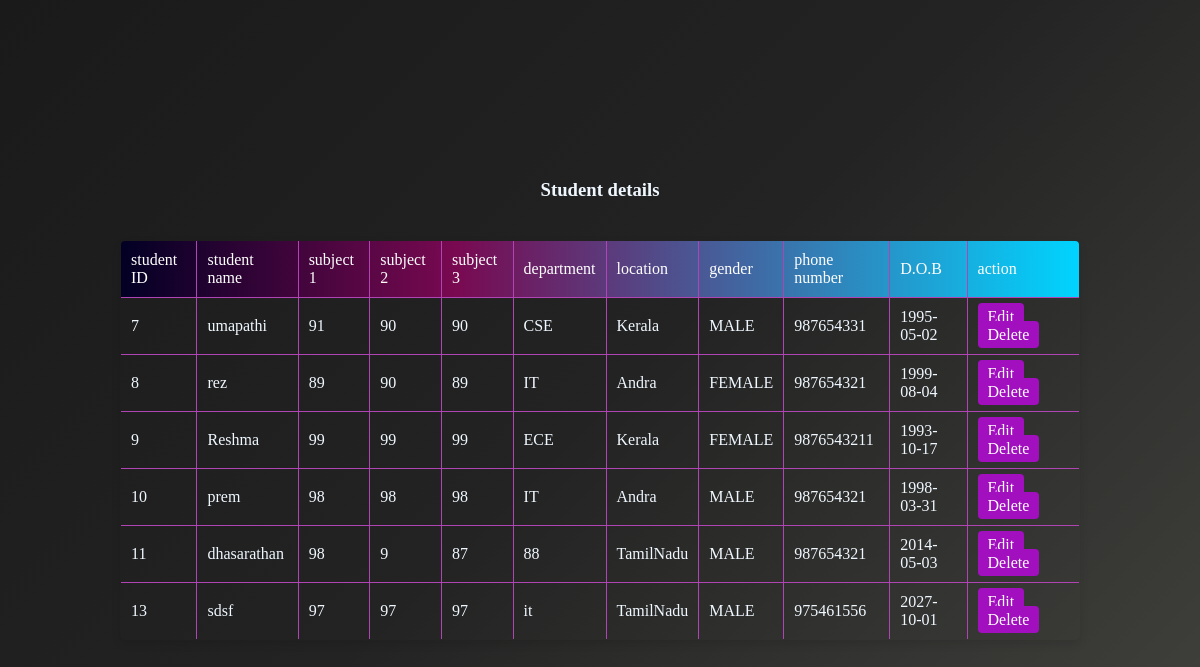
Screenshot of /viewstudent with the database file from the repository.
### tables this page shows
CREATE TABLE student 
(
id integer primary key autoincrement, 
name text,
m1 integer,
m2 integer,
m3 integer,
dept text,
location text,
gender text,
phonenumber text,
dob date);

### application.py (the view)
@app.route('/viewstudent')
def viewstudentdetails():
    rows = studentdetails()
    print(rows)
    return render_template('view_student.html',rows = rows)

### crud_operations.py (called while the page is built)
def studentdetails():
    con = sqlite3.connect('mywebsite.db')
    cur = con.cursor()
    sql = f"select * from student"
    cur.execute(sql)
    s = cur.fetchall()
    return s

### templates/view_student.html (shortened to what this page needs)
<!DOCTYPE html>
<html lang="en">
<head>
    <link rel="stylesheet" href="/static/css/view.css">
</head>
<body>
    <h3>Student details</h3>
    <table border=4>
        <thead>
            <td>student ID</td>
            <td>student name</td>
            <td>subject 1</td>
            <td>subject 2</td>
            <td>subject 3</td>
            <td>department</td>
            <td>location</td>
            <td>gender</td>
            <td>phone number</td>
            <td>D.O.B</td>
            <td colspan="2">action</td>
        </thead>
        {% for row in rows %}
        <tr>
            <td>{{row[0]}}</td>
            <td>{{row[1]}}</td>
            <td>{{row[2]}}</td>
            <td>{{row[3]}}</td>
            <td>{{row[4]}}</td>
            <td>{{row[5]}}</td>
            <td>{{row[6]}}</td>
            <td>{{row[7]}}</td>
            <td>{{row[8]}}</td>
            <td>{{row[9]}}</td>
            <td><a href="{{row[0]}}/sedit">Edit</a> <a href="{{row[0]}}/sdelete">Delete</a> </td>
        </tr>
        {% endfor %}
    </table>
</body>
</html>

### static/css/view.css (style rules this page uses)
body { font-family: 'Dancing Script', cursive; background: linear-gradient(135deg,#1a1a1a,#232323,#42423e); color: #444444; display: flex; flex-direction: column; align-items: center; justify-content: center; min-height: 100vh; margin: 0; padding: 0; color: aliceblue; }
table { width: 80%; border-collapse: collapse; margin-top: 20px; box-shadow: 0 4px 8px rgba(0, 0, 0, 0.1); border-radius: 5px; overflow: hidden; border-color: #b144b4; }
table, th, td { border: 1px solid #b144b4; }
thead { color: #ffffff; background: rgb(2,0,36); background: linear-gradient(90deg, rgba(2,0,36,1) 0%, rgba(121,9,81,1) 35%, rgba(0,212,255,1) 100%); }
th, td { padding: 10px; text-align: left; }
a { color: #fff; background-color:rgb(161, 15, 190); padding: 5px 10px; border-radius: 4px; text-decoration: none; margin-right: 5px; transition: background-color 0.3s; }

### rows the page displays
student: id "7", name "umapathi", m1 "91", m2 "90", m3 "90", dept "CSE", location "Kerala", gender "MALE", phonenumber "987654331", dob "1995-05-02"
student: id "8", name "rez", m1 "89", m2 "90", m3 "89", dept "IT", location "Andra", gender "FEMALE", phonenumber "987654321", dob "1999-08-04"
student: id "9", name "Reshma", m1 "99", m2 "99", m3 "99", dept "ECE", location "Kerala", gender "FEMALE", phonenumber "9876543211", dob "1993-10-17"
student: id "10", name "prem", m1 "98", m2 "98", m3 "98", dept "IT", location "Andra", gender "MALE", phonenumber "987654321", dob "1998-03-31"
student: id "11", name "dhasarathan", m1 "98", m2 "9", m3 "87", dept "88", location "TamilNadu", gender "MALE", phonenumber "987654321", dob "2014-05-03"
student: id "13", name "sdsf", m1 "97", m2 "97", m3 "97", dept "it", location "TamilNadu", gender "MALE", phonenumber "975461556", dob "2027-10-01"
